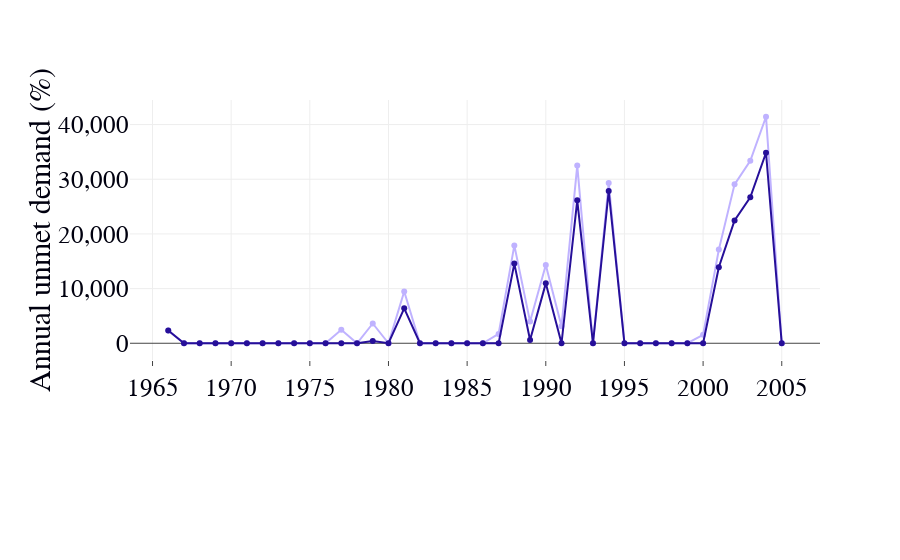

This figure's notebook cell:
### Markdown cell above
<a name="Close"></a>
# 7. Close the SQLite and WEAP API connections

### Code cell
import numpy

import plotly.plotly as py
import plotly.graph_objs as go
# xx=['Reference','Cache County <br> demand','Hyrum  <br> Bathymetry','Headflow <br> supply']
# print UnmetDemandEstimate[['Reference','year']]

Reference_vals =UnmetDemandEstimate['Reference'].tolist()
CacheCountyUrbanWaterUse_vals =UnmetDemandEstimate['CacheCountyUrbanWaterUse'].tolist()
Years=UnmetDemandEstimate.index.tolist()

UnmetDemandEstimate['Reference']

trace1 = go.Scatter(

    x=Years,
    y=Reference_vals,
    mode = 'lines+markers',
    name = 'Reference',
    marker = dict(
        color = '#BFB2FF',
    
    )
)


trace2 = go.Scatter(

    x=Years,
    y=CacheCountyUrbanWaterUse_vals,
    name = ' CacheCountyUrbanWaterUse',
    mode = 'lines+markers',
    marker = dict(
        color = '#260F99'
    )
)

layout = dict(
    #title = "Use Case 3.3",
    yaxis = dict(
        title = "Annual unmet demand (%)",
        tickformat= ',',
#         showline=True,
#         dtick='5',
#         ticks='outside',
#         ticklen=10,
#          range = ['0', '15']


                ),
    
    xaxis = dict(
#         title = "Updated input parameters in the <br>Bear_River_WEAP_Model_2017",
#         showline=True,
        ticks='outside',
#          tickfont=dict(size=22),
#         ticklen=10
                    ),
    legend=dict(
        x=0.1,y=0.6,
          bordercolor='#00000f',
            borderwidth=2
        
               ),
#     width=1100,
#     height=700,
    #paper_bgcolor='rgb(233,233,233)',
    #plot_bgcolor='rgb(233,233,233)',
    margin=go.Margin(l=130,b=200),
    font=dict(size=25,family='arial',color='#00000f'),
    showlegend=False
)
data = [trace1, trace2]


# create a figure object
fig = dict(data=data, layout=layout)
#py.iplot(fig, filename = "2.3Identify_SeasonalValues") 


## it can be run from the local machine on Pycharm like this like below
## It would also work here offline but in a seperate window  
offline.iplot(fig,filename = 'jupyter/UnmentDemand@BirdRefuge' )       

print "Figure 9 is replicated!!"

### Figure 1 — Plotly figure (JSON) as saved in the notebook; plotly's stock layout.template omitted (floating-point values rounded to 4 significant figures)
{"data": [{"marker": {"color": "#BFB2FF"}, "mode": "lines+markers", "name": "Reference", "type": "scatter", "x": [1966, 1967, 1968, 1969, 1970, 1971, 1972, 1973, 1974, 1975, 1976, 1977, 1978, 1979, 1980, 1981, 1982, 1983, 1984, 1985, 1986, 1987, 1988, 1989, 1990, 1991, 1992, 1993, 1994, 1995, 1996, 1997, 1998, 1999, 2000, 2001, 2002, 2003, 2004, 2005], "y": [2322.0, 0, 0, 0, 0, 0, 0, 0, 0, 0, 0, 2458.0, 0, 3613.0, 0, 9472.0, 0, 0, 0, 0, 0, 1700.0, 17900.0, 3962.0, 14320.0, 3090.0, 32500.0, 0, 29300.0, 0, 0, 0, 0, 0, 1542.0, 17130.0, 29060.0, 33360.0, 41430.0, 0]}, {"marker": {"color": "#260F99"}, "mode": "lines+markers", "name": " CacheCountyUrbanWaterUse", "type": "scatter", "x": [1966, 1967, 1968, 1969, 1970, 1971, 1972, 1973, 1974, 1975, 1976, 1977, 1978, 1979, 1980, 1981, 1982, 1983, 1984, 1985, 1986, 1987, 1988, 1989, 1990, 1991, 1992, 1993, 1994, 1995, 1996, 1997, 1998, 1999, 2000, 2001, 2002, 2003, 2004, 2005], "y": [2322.0, 0, 0, 0, 0, 0, 0, 0, 0, 0, 0, 0, 0, 425.1, 0, 6392.0, 0, 0, 0, 0, 0, 0, 14570.0, 599.5, 10950.0, 0, 26140.0, 0, 27840.0, 0, 0, 0, 0, 0, 0, 13910.0, 22470.0, 26690.0, 34850.0, 0]}], "layout": {"font": {"color": "#00000f", "family": "arial", "size": 25}, "legend": {"bordercolor": "#00000f", "borderwidth": 2, "x": 0.1, "y": 0.6}, "margin": {"b": 200, "l": 130}, "showlegend": false, "xaxis": {"ticks": "outside"}, "yaxis": {"tickformat": ",", "title": "Annual unmet demand (%)"}}}
